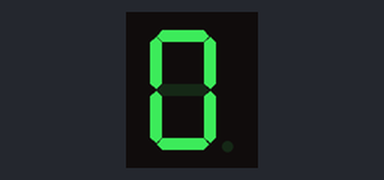
The program below on a simulated ESP32 board running MicroPython. Parts: 1-digit seven-segment display. The segment pins are drawn as the display they are named for.

Above: at 0.1 s.
At 2.1 s:
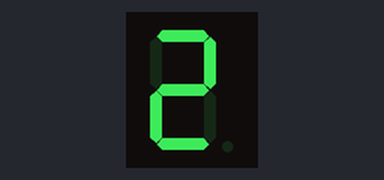
At 3.1 s:
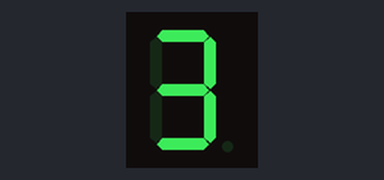
At 5.1 s:
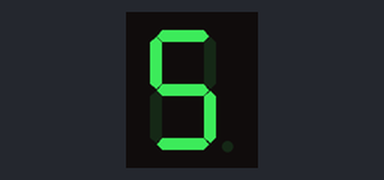
At 6.1 s:
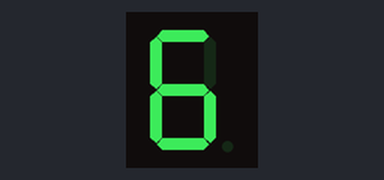
At 9.1 s:
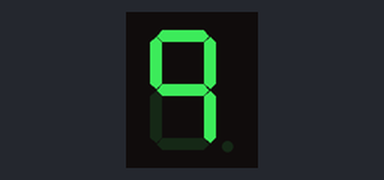

Measured:
- by itself, everything shown: repeats every 10.0 s, in 10 steps
- what the display in image 0 shows lasts 1.0 s, from 0.1 s to 1.1 s

The program:

main.py
```python
from machine import Pin
import time

# Configure 7-segment display pins (common cathode or common anode based on wiring)
# Each pin corresponds to one segment: a, b, c, d, e, f, g
led_a = Pin(21, Pin.OUT)
led_b = Pin(19, Pin.OUT)
led_c = Pin(17, Pin.OUT)
led_d = Pin(5, Pin.OUT)
led_e = Pin(18, Pin.OUT)
led_f = Pin(22, Pin.OUT)
led_g = Pin(23, Pin.OUT)

# ------------------------------
# Functions to display digits 0-9
# Each function turns ON/OFF the correct segments
# ------------------------------

def value_one():
    led_a.value(0)
    led_b.value(0)
    led_c.value(0)
    led_d.value(0)
    led_e.value(1)
    led_f.value(1)
    led_g.value(0)

def value_two():
    led_a.value(1)
    led_b.value(1)
    led_c.value(0)
    led_d.value(1)
    led_e.value(1)
    led_f.value(0)
    led_g.value(1)

def value_three():
    led_a.value(1)
    led_b.value(1)
    led_c.value(1)
    led_d.value(1)
    led_e.value(0)
    led_f.value(0)
    led_g.value(1)

def value_four():
    led_a.value(0)
    led_b.value(1)
    led_c.value(1)
    led_d.value(0)
    led_e.value(0)
    led_f.value(1)
    led_g.value(1)

def value_five():
    led_a.value(1)
    led_b.value(0)
    led_c.value(1)
    led_d.value(1)
    led_e.value(0)
    led_f.value(1)
    led_g.value(1)

def value_six():
    led_a.value(1)
    led_b.value(0)
    led_c.value(1)
    led_d.value(1)
    led_e.value(1)
    led_f.value(1)
    led_g.value(1)

def value_seven():
    led_a.value(1)
    led_b.value(1)
    led_c.value(1)
    led_d.value(0)
    led_e.value(0)
    led_f.value(0)
    led_g.value(0)

def value_eight():
    led_a.value(1)
    led_b.value(1)
    led_c.value(1)
    led_d.value(1)
    led_e.value(1)
    led_f.value(1)
    led_g.value(1)

def value_nine():
    led_a.value(1)
    led_b.value(1)
    led_c.value(1)
    led_d.value(0)
    led_e.value(0)
    led_f.value(1)
    led_g.value(1)

def value_zero():
    led_a.value(1)
    led_b.value(1)
    led_c.value(1)
    led_d.value(1)
    led_e.value(1)
    led_f.value(1)
    led_g.value(0)

# ------------------------------
# Main loop: Show digits 0-9 sequentially
# Each digit is displayed for 1 second
# ------------------------------

while True:
    value_zero()
    time.sleep(1)
    value_one()
    time.sleep(1)
    value_two()
    time.sleep(1)
    value_three()
    time.sleep(1)
    value_four()
    time.sleep(1)
    value_five()
    time.sleep(1)
    value_six()
    time.sleep(1)
    value_seven()
    time.sleep(1)
    value_eight()
    time.sleep(1)
    value_nine()
    time.sleep(1)
```
